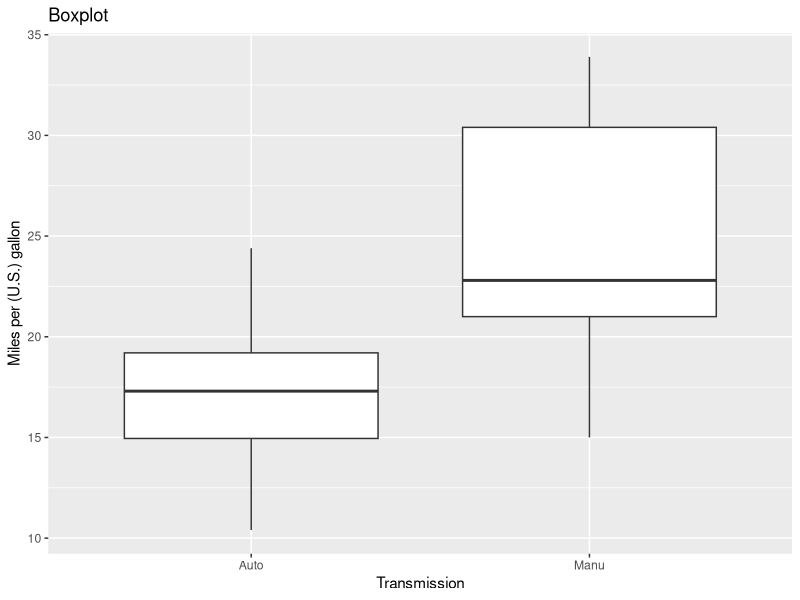
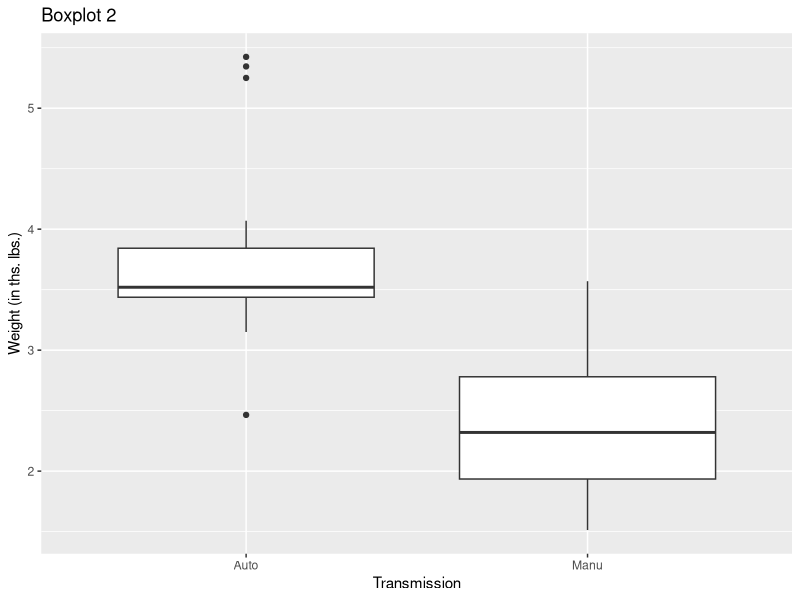
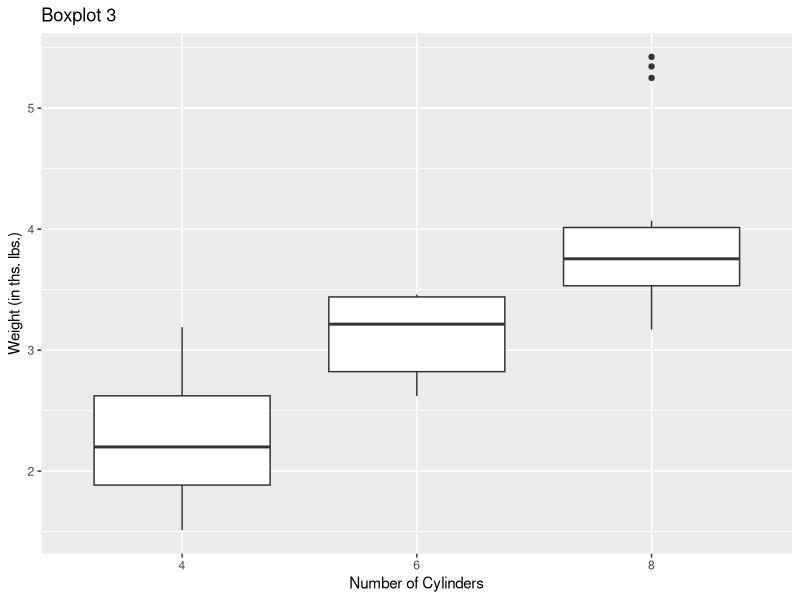
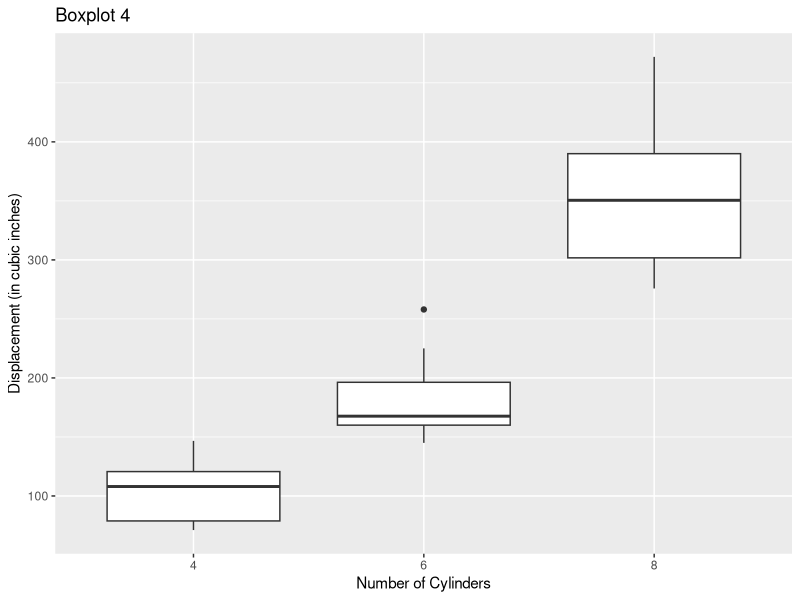
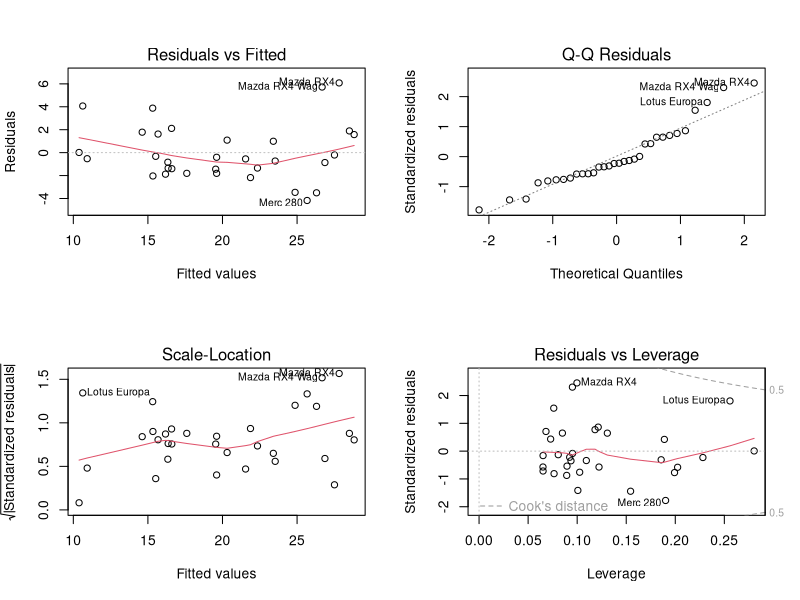

Generate these figures, in order, with R:
## ---- chunk 1
library(datasets); library(ggplot2); library(dplyr)
## ---- chunk 2
data(mtcars) #Load data set
## ---- chunk 3
cars <- transmute(mtcars,
                  MPG    = as.numeric(mpg),
                  Trans  = factor(am,
                                  levels = c(0,      1),
                                  labels = c("Auto", "Manu")),
                  Weight = as.numeric(wt),       # Weight (1000 lbs)
                  Cyl    = as.numeric(cyl),      # Number of cylinders
                  Displ  = as.numeric(disp),     # Displacement (cu.in.)
                  HP     = as.numeric(hp),       # Gross horsepower
                  RAR    = as.numeric(drat),     # Rear axle ratio
                  QMTime = as.numeric(qsec),     # 1/4 mile time
                  VS     = factor(vs),           # ??? (documentation doesn't explain)
                  Gear   = as.numeric(gear),     # Number of forward gears
                  Carb   = as.numeric(carb)) %>% # Number of carburetors
      arrange(desc(MPG))
row.names(cars) <- row.names(mtcars)             # Name row names
head(cars, 5)                                    # Top 5 cars re: MPG
tail(cars, 5)                                    # Bottom 5 cars re: MPG
table(cars$Trans)                                # Frequency table re: Trans
## ---- chunk 4
ggplot(cars, aes(x = Trans, y = MPG)) + geom_boxplot() +
      labs(title = "Boxplot", x = "Transmission", y = "Miles per (U.S.) gallon")
as.data.frame(summarise(group_by(cars, Trans),
                        AverageMPG = round(mean(MPG), 1),
                        MedianMPG = median(MPG)))
## ---- chunk 5
# Build first regression model
fit1 <- lm(MPG ~ Trans, cars)
# Show regression coeficients
coef(fit1)
## ---- chunk 6
# Build basic model that includes all variables
fit0  <- lm(          MPG ~ . , cars)
# Re-build first regression model with a different function that's based on the basic model
fit1  <- update(fit0, MPG ~ Trans)
# Compare regression coeficients
coef(fit1); coef(fit0)
## ---- chunk 7
# Draw boxplot
ggplot(cars, aes(x = Trans, y = Weight)) + geom_boxplot() +
      labs(title = "Boxplot 2", x = "Transmission", y = "Weight (in ths. lbs.)")
## ---- chunk 8
# Center weight variable
cars  <- mutate(cars, Weight_centered = Weight-mean(Weight))
# Build nested regression model step 2
fit2  <- update(fit0, MPG ~ Trans + Weight_centered)
# Compare regression coeficients
coef(fit1); coef(fit2)
## ---- chunk 9
# Draw boxplot
ggplot(cars, aes(x = factor(Cyl), y = Weight)) + geom_boxplot() +
      labs(title = "Boxplot 3", x = "Number of Cylinders", y = "Weight (in ths. lbs.)")
## ---- chunk 10
# Center cylinder no. variable
cars  <- mutate(cars, Cyl_centered = Cyl-mean(Cyl))
# Build nested regression model step 3
fit3  <- update(fit0, MPG ~ Trans + Weight_centered + Cyl_centered)
# Compare regression coeficients
coef(fit2);coef(fit3)
## ---- chunk 11
# Draw boxplot
ggplot(cars, aes(x = factor(Cyl), y = Displ)) + geom_boxplot() +
      labs(title = "Boxplot 4", x = "Number of Cylinders", y = "Displacement (in cubic inches)")
# Compute correlation between weight and displacement of car
cor(cars$Weight, cars$Displ)
# Center displacement variable
cars  <- mutate(cars, Displ_centered = Displ-mean(Displ))
# Build nested regression model step 4
fit4  <- update(fit0, MPG ~ Trans + Weight_centered + Cyl_centered + Displ_centered)
# Compare regression coeficients
coef(fit3); coef(fit4)

## ---- chunk 12
# Center horsepower variable
cars  <- mutate(cars, HP_centered = HP-mean(HP))
# Build nested regression model step 5
fit5  <- update(fit0, MPG ~ Trans + Weight_centered + Cyl_centered + Displ_centered + HP_centered)
# Compare regression coeficients
coef(fit4); coef(fit5)
## ---- chunk 13
# Compare nested models more holistically
anova(fit1, fit2, fit3, fit4, fit5)
## ---- chunk 14
# Update model
fit4  <- update(fit0, MPG ~ Trans + Weight_centered + Cyl_centered + HP_centered)
# Compare nested models more holistically
anova(fit1, fit2, fit3, fit4)
## ---- chunk 15
# Describe the whole more holistically
summary(fit3)
# Compare R-squares
summary(fit1)$r.squared
# Describe average weight (in 1,000 lbs) and number of cylinders of sampled cars
mean(cars$Weight);                        mean(cars$Cyl)
## ---- chunk 16
# Get a confidence interval for estimated MPG effect of car transmission
summary(fit3)$coefficients[2,1] + c(-1, 1) * qt(.975, df = fit3$df) * summary(fit3)$coefficients[2, 2]
## ---- chunk 17
# Re-visit regression-coefficient table
summary(fit3)$coef
# Get a confidence interval for estimated MPG effect of weight
summary(fit3)$coefficients[3,1] + c(-1, 1) * qt(.975, df = fit3$df) * summary(fit3)$coefficients[3, 2]
# Get a confidence interval for estimated MPG effect of number of cylinders
summary(fit3)$coefficients[4,1] + c(-1, 1) * qt(.975, df = fit3$df) * summary(fit3)$coefficients[4, 2]
## ---- chunk 18
# Draw diagnostic plots
par(mfrow = c(2, 2)); plot(fit3)

# Test residuals for normality
shapiro.test(resid(fit3))
